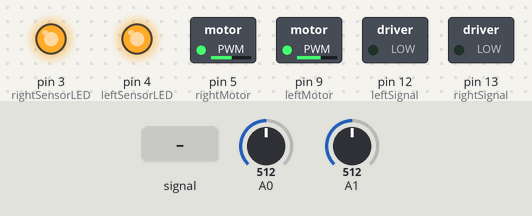
Bench run of a sketch on a simulated Arduino Uno, built with avr-gcc and run on an emulated ATmega328P. On the bench: switched loads named in the sketch (green lamp = pin HIGH), output pins drawn as LEDs (lit = HIGH). Inputs (shaded band) come from the test bench; at power-on: A1 = 512, A0 = 512. Pins used as bus, display or sensor lines are not drawn.

Above: at 1.2 s.
1.3 s: A0 fed a 200 Hz sine of ±255 counts around its level
At 1.45 s:
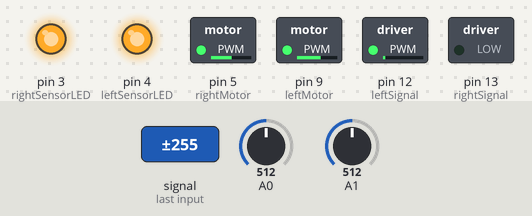
4.3 s: A1 set to 792
5.8 s: A1 set to 813
At 5.96 s:
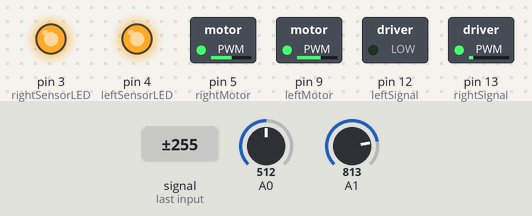
8.8 s: A0 set to 610
At 9.4 s:
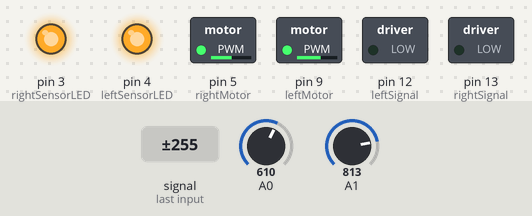
10.3 s: A0 set to 592
At 10.9 s:
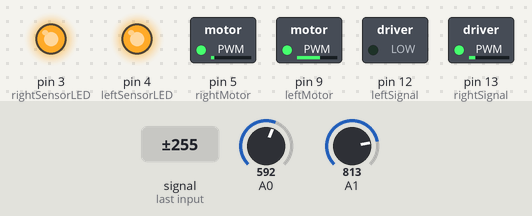
Timing chart, 0 to 12.8 s (numbered marks = the images above; inputs shaded):
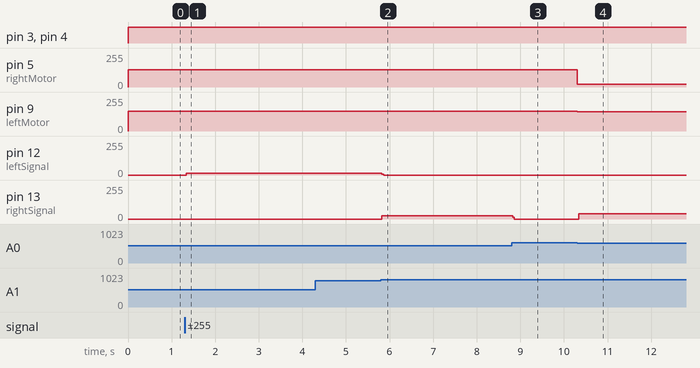

Measured:
- the behaviour switches between 600 and 599 on A0 (found by bisection; images 3 and 4)
- after the input at 1.3 s, pin 12 (leftSignal): 0/255 → 14/255 at once
- after the input at 5.8 s, pin 12 (leftSignal): 14/255 → 0/255 at once; pin 13 (rightSignal): 0/255 → 26/255 at once
- after the input at 8.8 s, pin 5 (rightMotor): stays 130/255 (without the input it goes to 20/255 after 1.5 s); pin 9 (leftMotor): stays 150/255 (without the input it goes to 145/255 after 1.5 s); pin 13 (rightSignal): 26/255 → 0/255 at once
- after the input at 10.3 s, pin 5 (rightMotor): 130/255 → 20/255 at once; pin 9 (leftMotor): 150/255 → 145/255 at once; pin 13 (rightSignal): 0/255 → 40/255 at once

The sketch:

project.ino
```cpp
/*

  Program to run car around a Figure 8 track
  Created by Sidharth Bambah

 */
//These are the definitions of states
const int STRAIGHT = 0;
const int LEFT = 1;
const int RIGHT = 2;
const int DETECT = 3;

// These constants won't change.  They're used to give names
// to the pins used:
const int leftMotor = 9;
const int rightMotor = 5;
const int rightSignal = 13;
const int leftSignal = 12;
  //IR LEDs
const int rightSensorLED = 3;
const int leftSensorLED = 4;
  //Phototransistors
const int rightSensorPHOTO = 6;
const int leftSensorPHOTO = 7;

//DEFINE LED PINS HERE

void setup() {
    pinMode(leftMotor, OUTPUT);
    pinMode(rightMotor, OUTPUT);
    pinMode(rightSignal, OUTPUT);
    pinMode(leftSignal, OUTPUT);
    pinMode(rightSensorLED, OUTPUT);
    pinMode(leftSensorLED, OUTPUT);
    pinMode(rightSensorPHOTO, OUTPUT);
    pinMode(leftSensorPHOTO, OUTPUT);
}

//Auxillary Functions
void go_forward(){

  analogWrite(leftMotor, 150);
  analogWrite(rightMotor, 130);
}

void go_left(){
  analogWrite(leftMotor, 30);
  analogWrite(rightMotor, 130);
}


void go_right(){
  analogWrite(leftMotor, 145);
  analogWrite(rightMotor, 20);
}


void loop(){

  digitalWrite(rightSensorLED, HIGH);
  digitalWrite(leftSensorLED, HIGH);
  digitalWrite(leftSensorPHOTO, HIGH);
  digitalWrite(rightSensorPHOTO, HIGH);

  //Finite State Machine

 static int state = DETECT;        //Starting State, will change to Detect

 switch (state){
  case DETECT:
    {
      digitalWrite(leftSignal, LOW);
      digitalWrite(rightSignal, LOW);
      int rightSensorValue = analogRead(A0);
      int leftSensorValue = analogRead(A1);

      if((rightSensorValue > 600 && leftSensorValue > 800) || (rightSensorValue < 600 && leftSensorValue < 800))
        state = STRAIGHT;
      else if(leftSensorValue < 800)
        state = LEFT;
      else if(rightSensorValue < 600)
        state = RIGHT;
      else
        state = STRAIGHT;
      break;
    }
  case STRAIGHT:
    {
      digitalWrite(leftSignal, LOW);
      digitalWrite(rightSignal, LOW);
      go_forward();
      state = DETECT;
      break;
    }
  case LEFT:
    {
      digitalWrite(leftSignal, HIGH);
      digitalWrite(rightSignal, LOW);
      go_left();
      state = DETECT;
      break;
    }
  case RIGHT:
    {
      digitalWrite(rightSignal, HIGH);
      digitalWrite(leftSignal, LOW);
      go_right();
      state = DETECT;
      break;
    }
  }
}
```
